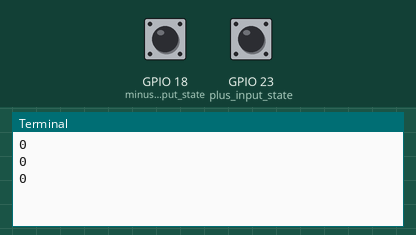
Recording of a program running on a simulated Raspberry Pi (BCM pin numbers). Parts: the last lines printed to the terminal. The inputs (shaded band) are chosen by the test bench; at power-on: GPIO 18 (minus_input_state) HIGH, GPIO 23 (plus_input_state) HIGH.

Above: at 1.2 s.
1.3 s: GPIO 18 (minus_input_state) pulled LOW for 0.6 s
At 1.9 s:
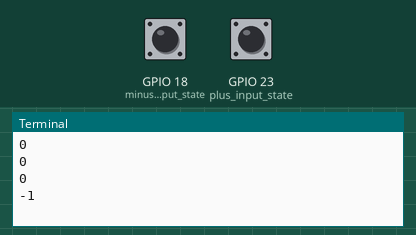
3.4 s: GPIO 23 (plus_input_state) pulled LOW for 1 s
At 4.4 s:
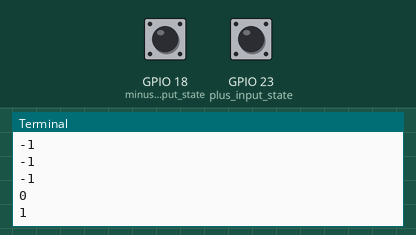
5.9 s: GPIO 23 (plus_input_state) pulled LOW for 0.6 s
At 6.4 s:
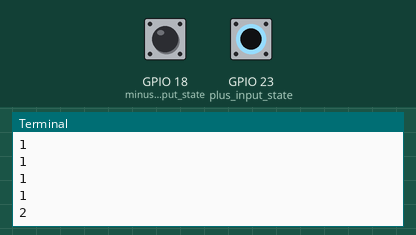
8.0 s: GPIO 18 (minus_input_state) pulled LOW for 3.2 s
At 8.9 s:
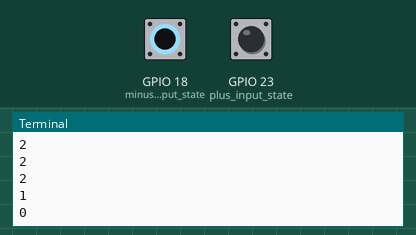
Timing chart, 0 to 11.0 s (numbered marks = the images above; inputs shaded):
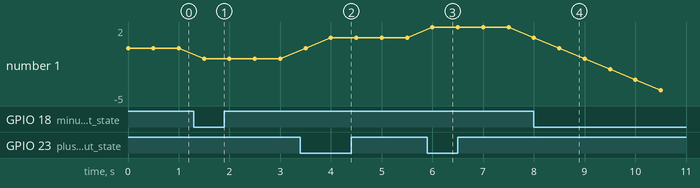

The program:

buttons.py
```python
import RPi.GPIO as GPIO
import time

minusButtonPin = 18
plusButtonPin  = 23

GPIO.setmode(GPIO.BCM)
GPIO.setup(minusButtonPin, GPIO.IN, pull_up_down=GPIO.PUD_UP)
GPIO.setup(plusButtonPin,  GPIO.IN, pull_up_down=GPIO.PUD_UP)

count = 0;

while True:
    minus_input_state = GPIO.input(18)
    plus_input_state  = GPIO.input(23)

    if minus_input_state == False:
        count -= 1

    if plus_input_state == False:
        count += 1

    print(count)
    time.sleep(0.5)
```

Measured:
- after the input at 1.3 s, the terminal: prints a new line after 0.20 s (image 1)
- after the input at 3.4 s, the terminal: prints a new line after 0.60 s (image 2)
- after the input at 5.9 s, the terminal: prints a new line after 0.10 s (image 3)
- after the input at 8.0 s, the terminal: prints a new line after 0.50 s (image 4)
- plotted number 1: 0 → -1 after the input at 1.3 s, -1 → 1 after the input at 3.4 s, 1 → 2 after the input at 5.9 s, 2 → -5 after the input at 8.0 s
